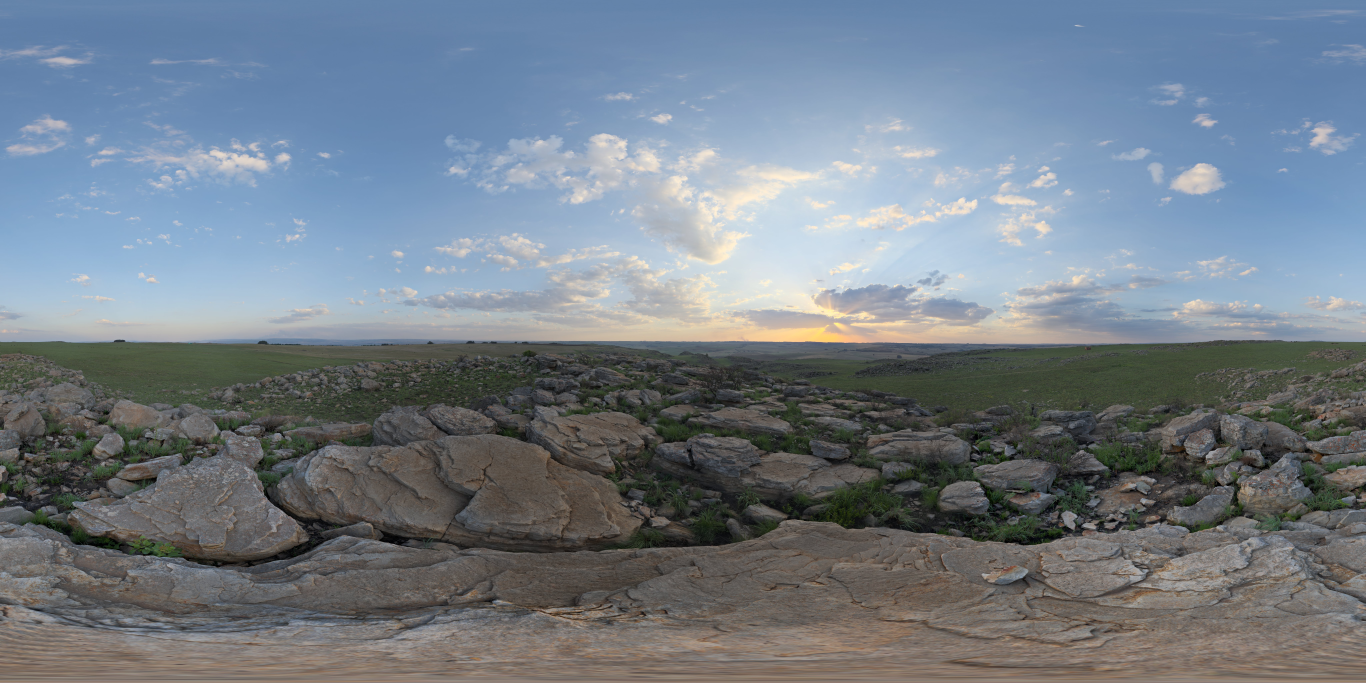
#> input picture assets/photoreal/source/kloppenheim_06.jpg, 8192 x 4096 px (shown at 1/6 size)
$ python optimize_photoreal_assets.py
#> lines starting #> are read from the running program, lines starting #| are printed output that depends on the picture
from __future__ import annotations

import hashlib
import json
from pathlib import Path

from PIL import Image, ImageOps

ROOT = Path(__file__).resolve().parents[1]
SOURCE = ROOT / "assets" / "photoreal" / "source"
OUT = ROOT / "assets" / "photoreal" / "optimized"
SCENES = {
    "one.jpg": ("kloppenheim_06.jpg", (0.56, 0.56)),
    "atelier.jpg": ("the_sky_is_on_fire_IMG_0809.jpg", (0.5, 0.56)),
    "zen.jpg": ("kloppenheim_06_puresky.jpg", (0.56, 0.44)),
}
TEXTURES = {
    "aerial_rocks_02_diff_2k.jpg": "rocks_diffuse.jpg",
    "aerial_rocks_02_rough_2k.jpg": "rocks_roughness.jpg",
    "aerial_rocks_02_nor_gl_2k.jpg": "rocks_normal.jpg",
}


def sha256(path: Path) -> str:
    return hashlib.sha256(path.read_bytes()).hexdigest()


def main() -> None:
    OUT.mkdir(parents=True, exist_ok=True)
    manifest = []
    for output, (source, centering) in SCENES.items():
        with Image.open(SOURCE / source) as image:
#> image is the input picture: PIL image 8192x4096 RGB; mean R, G, B 115.4, 125.6, 135.7
            rgb = image.convert("RGB")
            if output == "zen.jpg":
                rgb = rgb.crop((0, 0, rgb.width, int(rgb.height * 0.52)))
            result = ImageOps.fit(
                rgb,
                (1080, 2400),
                method=Image.Resampling.LANCZOS,
                centering=centering,
            )
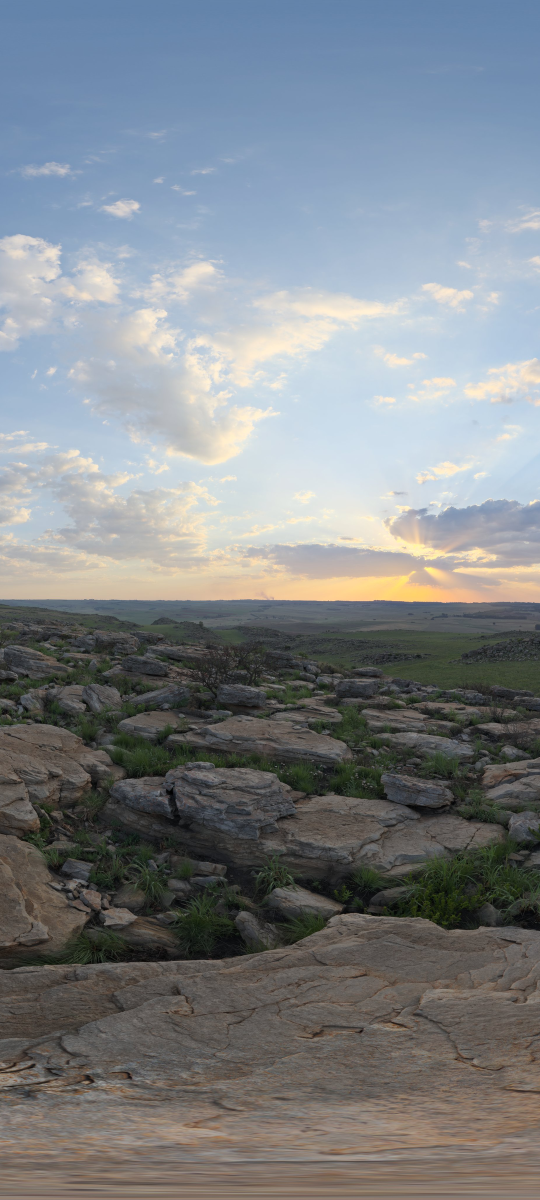
#> result: PIL image 1080x2400 RGB (shown at 1/2 size); mean R, G, B 126.3, 131.1, 135.3
            path = OUT / output
            result.save(path, "JPEG", quality=91, optimize=True, progressive=True)
            manifest.append({"file": output, "source": source, "size": result.size, "sha256": sha256(path), "bytes": path.stat().st_size})
#> pass 2 of the loop in main, `for output, (source, centering) in SCENES.items():`:
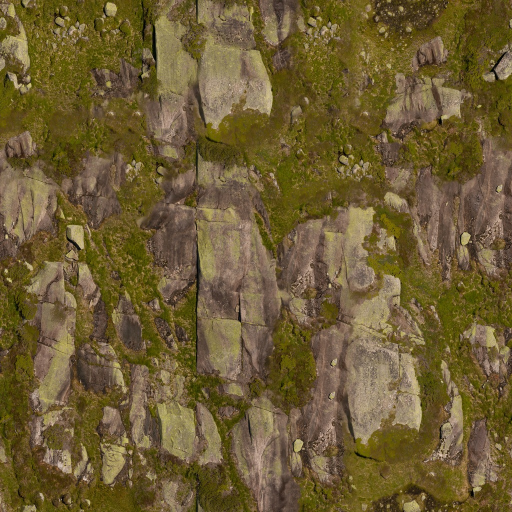
#> input picture android/app/src/main/assets/photoreal/rocks_diffuse.jpg, 1024 x 1024 px, given in place of the_sky_is_on_fire_IMG_0809.jpg, which was not available (shown at 1/2 size)
#> in main, image is the input picture: PIL image 1024x1024 RGB; mean R, G, B 109.8, 92.5, 52.4
#> in main, `result = ImageOps.fit( rgb, (1080, 2400), method=Image.Resampling.LANC..`:
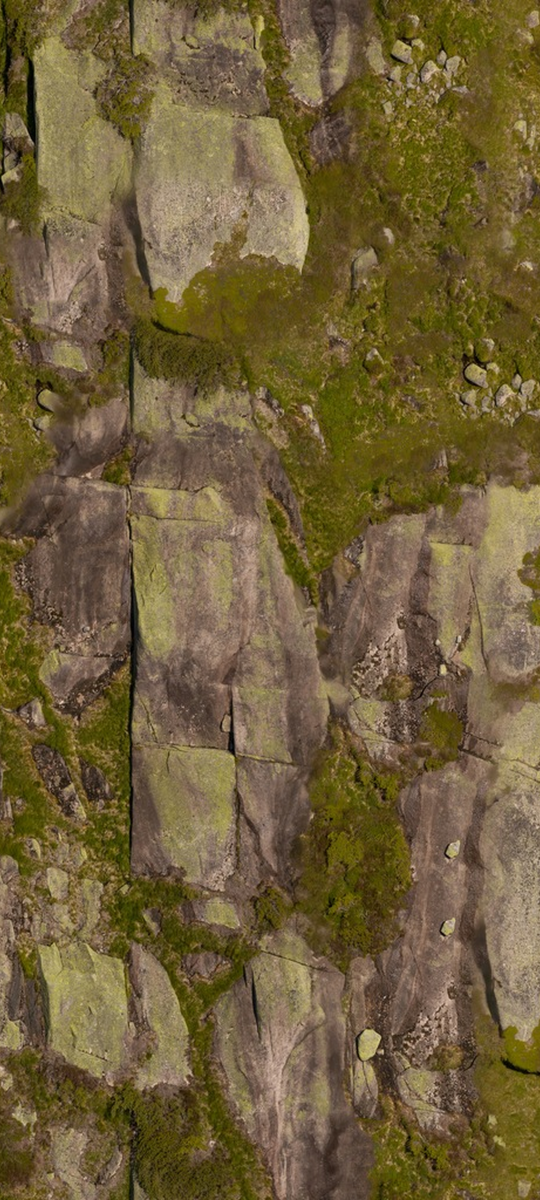
#> result: PIL image 1080x2400 RGB (shown at 1/2 size); mean R, G, B 112.5, 95.2, 58.2
#> pass 3 of the loop in main, `for output, (source, centering) in SCENES.items():`:
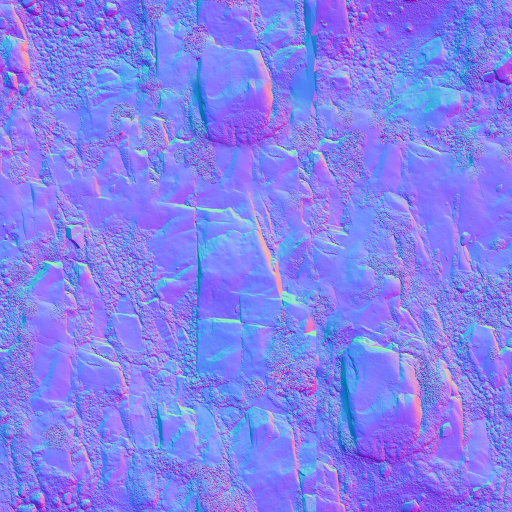
#> input picture android/app/src/main/assets/photoreal/rocks_normal.jpg, 1024 x 1024 px, given in place of kloppenheim_06_puresky.jpg, which was not available (shown at 1/2 size)
#> in main, image is the input picture: PIL image 1024x1024 RGB; mean R, G, B 131.5, 129.4, 238.9
#> in main, `rgb = rgb.crop((0, 0, rgb.width, int(rgb.height * 0.52)))`:
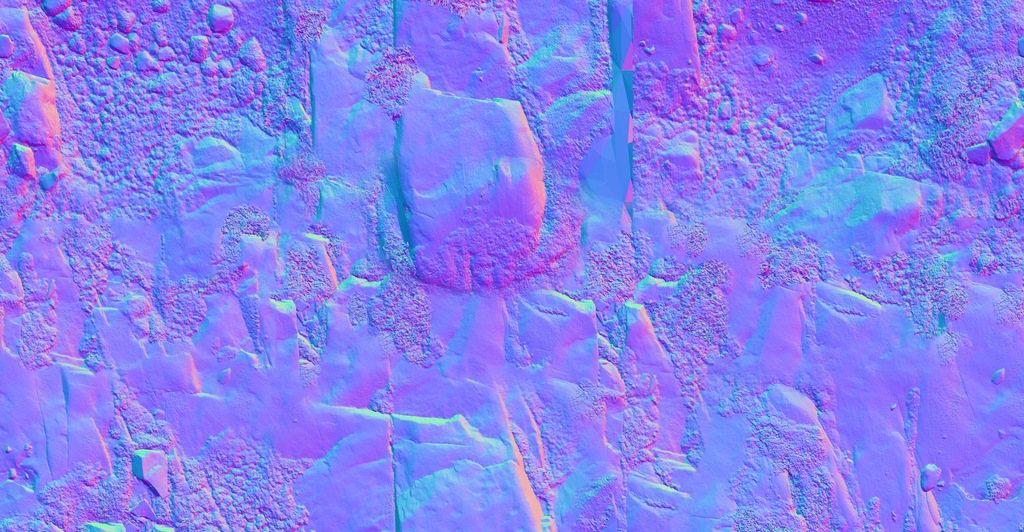
#> rgb: PIL image 1024x532 RGB; mean R, G, B 132, 129.5, 239.8
#> in main, `result = ImageOps.fit( rgb, (1080, 2400), method=Image.Resampling.LANC..`:
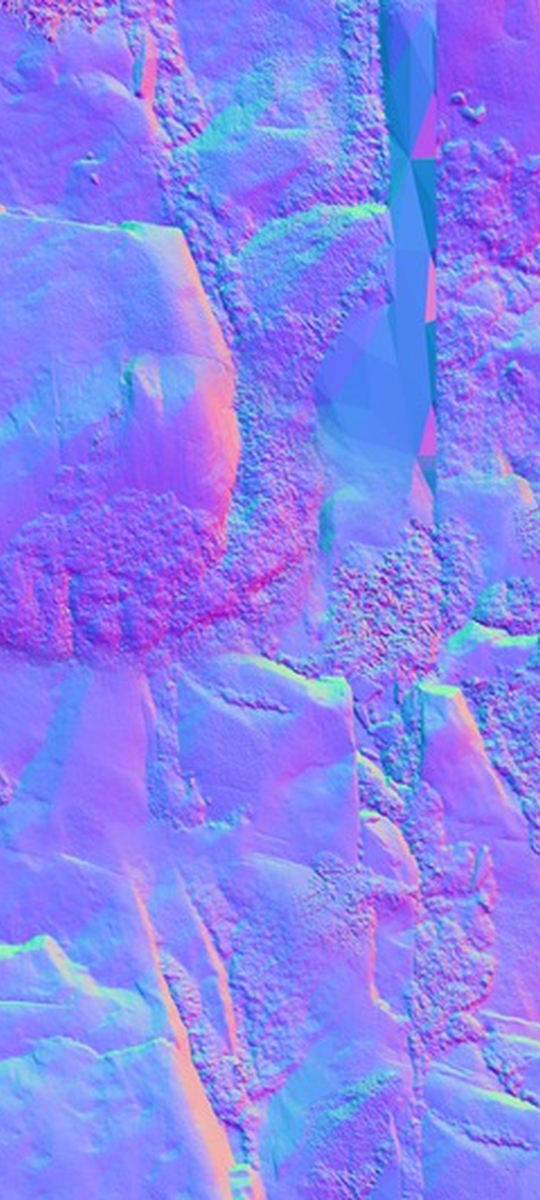
#> result: PIL image 1080x2400 RGB (shown at 1/2 size); mean R, G, B 134.9, 130.2, 240.6
    for source, output in TEXTURES.items():
        with Image.open(SOURCE / source) as image:
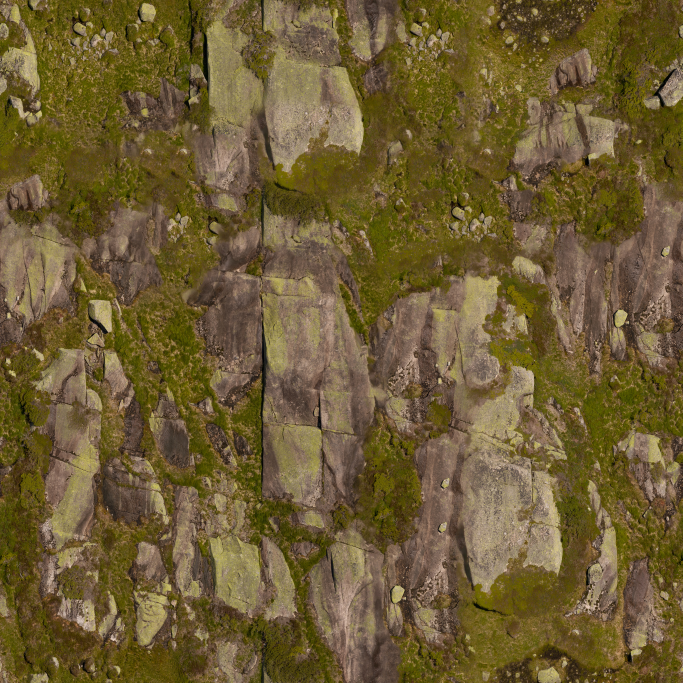
#> input picture assets/photoreal/source/aerial_rocks_02_diff_2k.jpg, 2048 x 2048 px (shown at 1/3 size)
#> image is the input picture: PIL image 2048x2048 RGB; mean R, G, B 109.8, 92.5, 52.3
            result = image.convert("RGB").resize((1024, 1024), Image.Resampling.LANCZOS)
#> result: PIL image 1024x1024 RGB
            path = OUT / output
            result.save(path, "JPEG", quality=93, optimize=True)
            manifest.append({"file": output, "source": source, "size": result.size, "sha256": sha256(path), "bytes": path.stat().st_size})
#> pass 2 of the loop in main, `for source, output in TEXTURES.items():`:
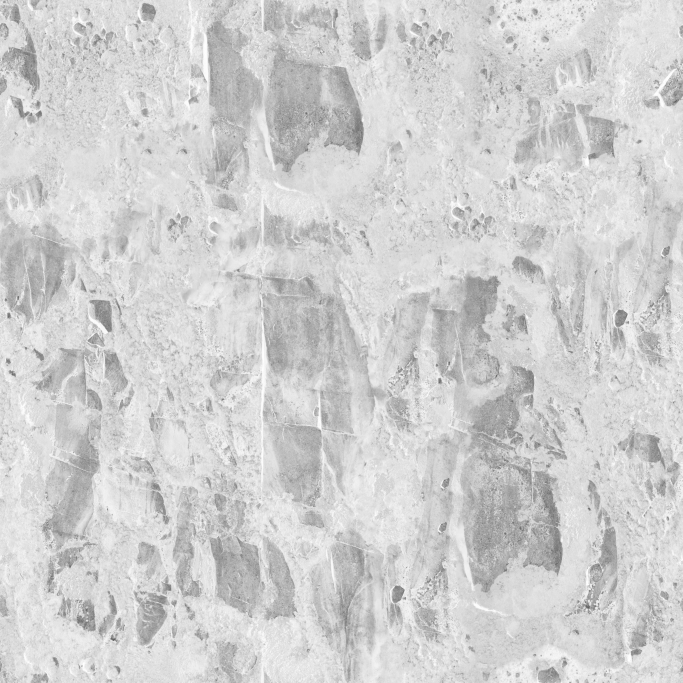
#> input picture assets/photoreal/source/aerial_rocks_02_rough_2k.jpg, 2048 x 2048 px (shown at 1/3 size)
#> in main, image is the input picture: PIL image 2048x2048 L; min 80, max 255, mean 208.2
    (OUT / "optimized-manifest.json").write_text(
        json.dumps({"assets": manifest}, indent=2) + "\n", encoding="utf-8"
    )
    print(json.dumps({"assets": manifest}, indent=2))


if __name__ == "__main__":
#> (the run stopped early here; a loop or call above may not have finished)
